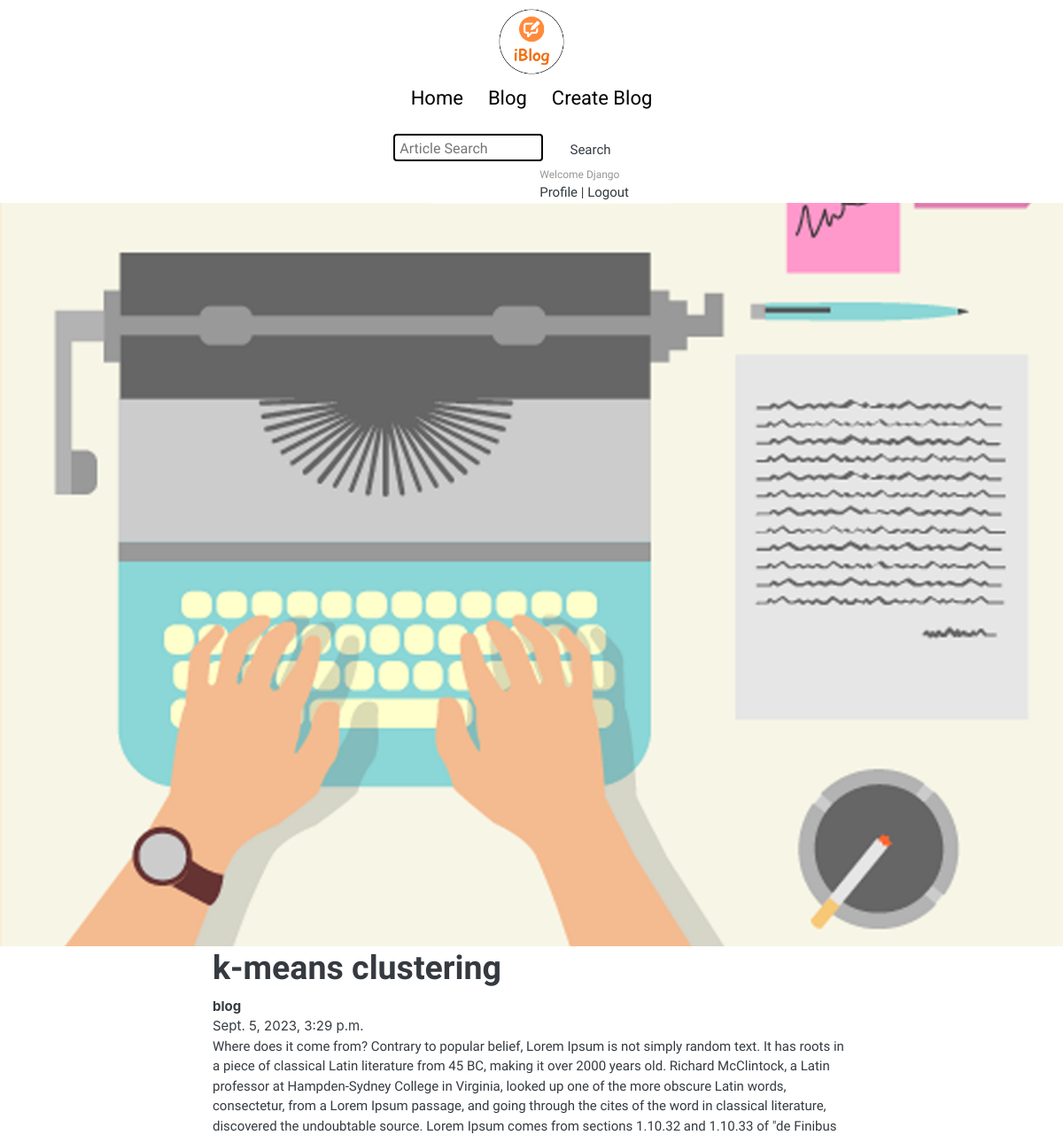
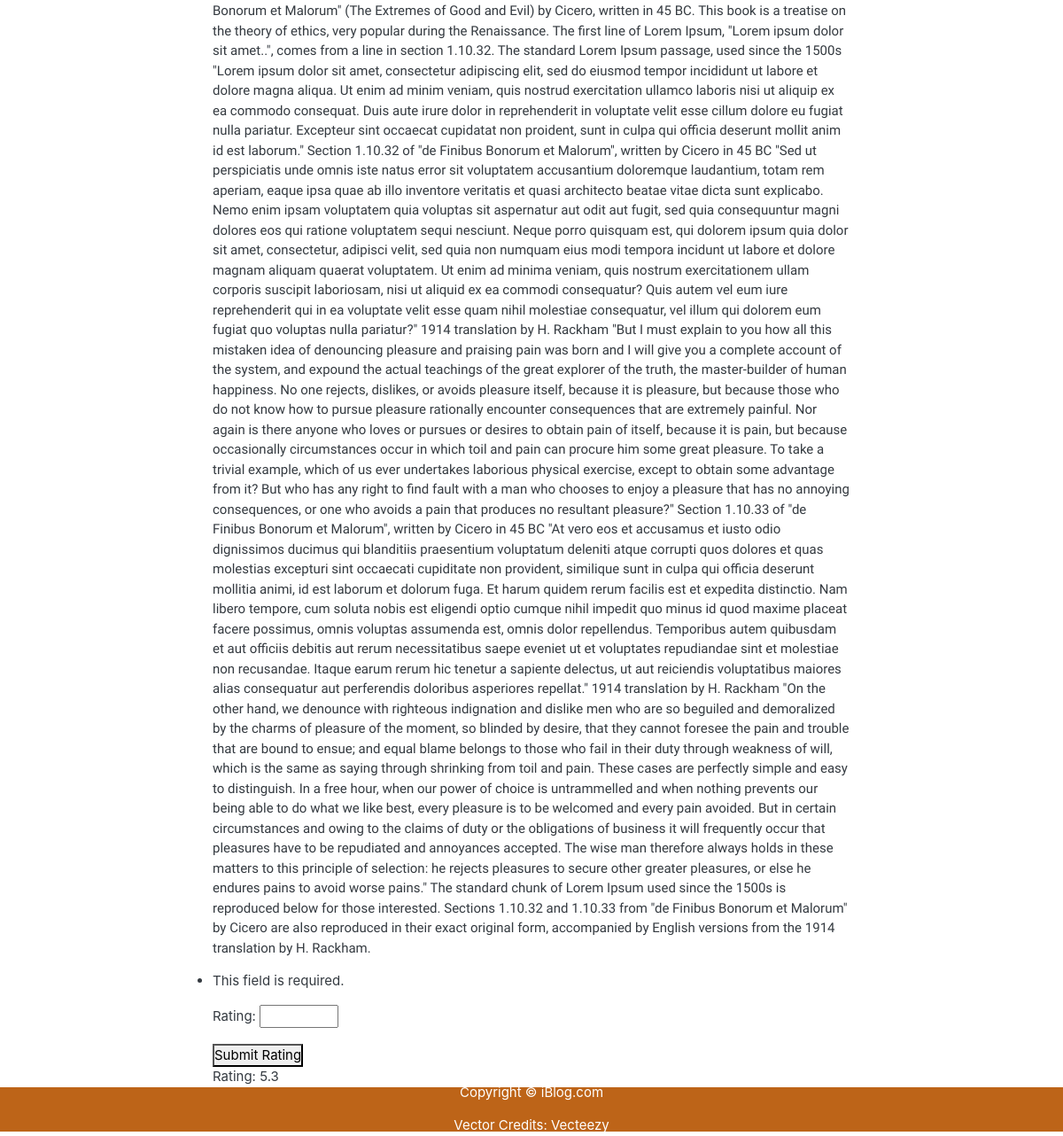
/blog/blog-detail/2/ (signed in), run on the app's committed database (2 pictures, top to bottom).
### blog/models.py (models this page shows, shortened)
class Post(models.Model):
    title = models.CharField(max_length=200)
    body = models.TextField()
    categories = models.ManyToManyField(Category)
    author = models.ForeignKey(User, on_delete=models.CASCADE)
    image = models.ImageField(upload_to='photos/blog', blank=True)
    date = models.DateTimeField(auto_now_add=True)
    modified_date = models.DateTimeField(auto_now=True)

### blog/views.py (the view, shortened to what this page needs)
# urls.py: path('blog-detail/<int:pk>/', views.blog_detail, name='blog_detail'),
@login_required
def blog_detail(request, pk):
    blog = get_object_or_404(Post, pk=pk)
    related_posts = Post.objects.filter(categories__in=blog.categories.all()).exclude(pk=pk)
    form = BlogRatingForm(request.POST)
    average_rating = BlogRating.objects.filter(blog=blog).aggregate(Avg('rating'))['rating__avg']
    if average_rating is not None:
        average_rating = round(average_rating, 1)
    return render(request, 'blog/blogdetail.html', {'blog': blog, 'blog_posts': related_posts, 'form': form, 'average_rating': average_rating})

### blog/forms.py
class BlogRatingForm(forms.Form):
    rating = forms.DecimalField(max_digits=2, decimal_places=1, min_value=0, max_value=6)

### blog/templates/blog/blogdetail.html (shortened to what this page needs)
{% extends 'base.html' %}
{% load static %}
{% block body %}
<div class="post-img">
    <img style="width: 100%; height: 50%; background-size: cover; background-position: center;"
         src="{{ blog.image.url }}" alt="">
</div>
<div class="m-auto blog-post-content max-width-2 m-auto my-2">
    <h1 class="font1">{{ blog.title }}</h1>
    <div class="blogpost-meta">
        <div class="author-info">
            <div>
                <b>{{ blog.author }}</b>
            </div>
        </div>
        <p>{{ blog.modified_date }}</p>
    </div>
    <p class="font1">{{ blog.body }}</p>
    <form method="post">
        {{ form.as_p }}
        <button type="submit">Submit Rating</button>
    </form>
    {% if average_rating %}
        <p>Rating: {{ average_rating }}</p>
    {% endif %}
</div>
{% endblock %}

### templates/base.html (shortened to what this page needs)
<!DOCTYPE html>
{% load static %}
<html lang="en">
<head>
    <link rel="stylesheet" href="{% static 'css/utils.css' %}">
    <link rel="stylesheet" href="{% static 'css/style.css' %}">
    <link rel="stylesheet" href="{% static 'css/mobile.css' %}">
    <link href="{% static 'css/bootstrap.css' %}" rel="stylesheet" type="text/css" />
    <link href="{% static 'css/ui.css' %}" rel="stylesheet" type="text/css" />
    <link
      href="{% static 'css/responsive.css'%}"
      rel="stylesheet"
      media="only screen and (max-width: 1200px)"
    />
</head>
<body>
    <nav class="navigation max-width-1 m-auto">
        <div class="nav-left">
            <a href="{% url 'home' %}">
                <span><img src="{% static 'img/logo.png' %}" width="94px" alt=""></span>
            </a>
            <ul>
                <li><a href="/">Home</a></li>
                {% if request.user.is_authenticated %}
                <li><a href="{% url 'blog_list' %}">Blog</a></li>
                {% else %}
                <li><a href="{% url 'login' %}">Blog</a></li>
                {% endif %}
                <li><a href="{% url 'create_blog' %}">Create Blog</a></li>
            </ul>
        </div>
        <div class="nav-right">
            <form method="GET" action="{% url 'blog_list' %}">
                <input class="form-input" type="text" name="q" placeholder="Article Search">
                <button class="btn" type="submit">Search</button>
            </form>
        </div>
        <div class="col-lg-3 col-sm-6 col-8 order-2 order-lg-3">
            <div class="d-flex justify-content-end mb-3 mb-lg-0">
                <div class="widget-header">
                    {% if request.user.is_authenticated %}
                    <small class="title text-muted">Welcome {{request.user.first_name}}</small>
                    <div>
                        <a href="{% url 'profile' request.user.username  %}">Profile</a>
                        <span class="dark-transp"> | </span>
                        <a href="{% url 'logout' %}"> Logout</a>
                    </div>
                    {% endif %}
                </div>
            </div>
        </div>
    </nav>
    {% block body %}
    {% endblock %}
    <div class="footer">
        <p>Copyright &copy; iBlog.com </p>
        <a href="https://www.vecteezy.com/free-vector/typewriter">Vector Credits: Vecteezy</a>
    </div>
</body>
</html>

### static/css/utils.css (style rules this page uses)
:root { --main-bg-color: #bd6418; --font1: "Baloo Bhaina 2", cursive; --font2: "Roboto", sans-serif; }
.font1 { font-family: var(--font1); }
.max-width-1 { max-width: 80vw; }
.max-width-2 { max-width: 60vw; }
.m-auto { margin: auto; }
.my-2 { margin-top: 32px; margin-bottom: 32px; }
.btn { padding: 0px 20px; padding-top: 3px; border: 2px solid black; border-radius: 6px; font-family: var(--font1); font-size: 16px; cursor: pointer; transition: all 0.3s ease-in-out; }
.form-input { padding: 0px 5px; padding-top: 3px; font-size: 16px; border: 2px solid black; border-radius: 4px; margin: 0 13px; font-family: var(--font1); }

### static/css/style.css (style rules this page uses)
* { margin: 0; padding: 0; }
.navigation { margin-top: 25px; font-family: var(--font1); display: flex; justify-content: space-between; align-items: center; }
.nav-left { display: flex; }
.nav-left span { font-size: 35px; padding-top: 10px; }
.nav-left ul { display: flex; align-items: center; margin: 0 77px; font-size: 22px; padding-bottom: 23px; }
.nav-left ul li { list-style: none; margin: 0 14px; font-family: var(--font2); transition: all 0.3s ease-in-out; }
.nav-left ul li a { text-decoration: none; color: black; }
.footer { height: 50px; background-color: var(--main-bg-color); display: flex; align-items: center; justify-content: center; color: white; flex-direction: column; }
.footer a { color: white; }

### static/css/mobile.css (style rules this page uses)
@media screen and (max-width: 1200px) { .navigation { flex-direction: column; margin-bottom: 23px; } }
@media screen and (max-width: 1200px) { .nav-left { flex-direction: column; text-align: center; } }
@media screen and (max-width: 1200px) { .form-input { width: 50%; } }
@media screen and (max-width: 1200px) { .post-img { height: auto; } }

### static/css/ui.css (style rules this page uses)
html { font-family: "Inter", sans-serif; font-size: 15px; }
p:last-child { margin-bottom: 0; }
.widget-header { display: inline-block; vertical-align: middle; position: relative; }
.widget-header a { color: #343a40; }
.widget-header .title { display: block; }

### data on the page
Post: image (picture), title "k-means clustering", author "blog", modified_date "Sept. 5, 2023, 3:29 p.m.", body "Where does it come from? Contrary to popular belief, Lorem Ipsum is not simply random text. It has roots in a piece of classical Latin literature from 45 BC, making it over 2000 years old. Richard McClintock, a Latin professor at Hampden-Sydney College in Virginia, looked up one of the more obscure Latin words, consectetur, from a Lorem Ipsum passage, and going through the cites of the word in classical literature, discovered the undoubtable source. Lorem Ipsum comes from sections 1.10.32 and 1.10.33 of \"de Finibus Bonorum et Malorum\" (The Extremes of Good and Evil) by Cicero, written in 45 BC. This book is a treatise on the theory of ethics, very popular during the Renaissance. The first…"

### other printed values
{{ request.user.first_name }} "Django"
{{ average_rating }} "5.3"
